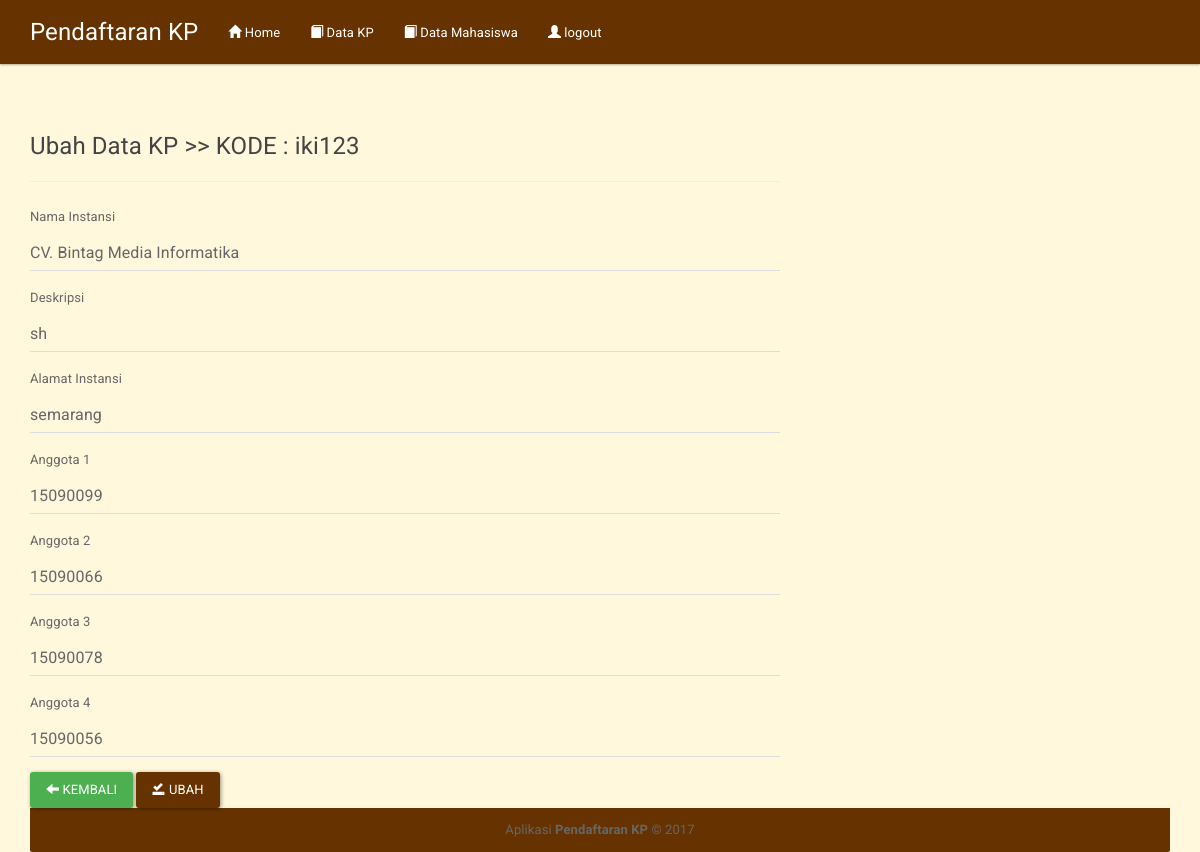
The page /ubah_kp.php?id=2 on the database its author committed.
### tables this page shows
CREATE TABLE `form_kp` (
  `id` int(3) NOT NULL,
  `kode` varchar(8) NOT NULL,
  `nama_ins` varchar(30) NOT NULL,
  `deskripsi` varchar(100) NOT NULL,
  `alamat_ins` varchar(100) NOT NULL,
  `anggota1` int(8) NOT NULL,
  `anggota2` int(8) NOT NULL,
  `anggota3` int(8) NOT NULL,
  `anggota4` int(8) NOT NULL
);

### includes/kp.inc.php (called while the page is built, shortened)
<?php
class kp{
	private $conn;
	private $table_name = "form_kp";
	public $id;
	public function __construct($db){
		$this->conn = $db;
	}
	function readOne_kp(){
		$query = "SELECT * FROM " . $this->table_name . " WHERE id=? LIMIT 0,1";
		$stmt = $this->conn->prepare( $query );
		$stmt->bindParam(1, $this->id);
		$stmt->execute();
		$row = $stmt->fetch(PDO::FETCH_ASSOC);
		$this->id = $row['id'];
		$this->kode = $row['kode'];
		$this->nama_ins = $row['nama_ins'];
		$this->deskripsi = $row['deskripsi'];
		$this->alamat_ins = $row['alamat_ins'];
		$this->anggota1 = $row['anggota1'];
		$this->anggota2 = $row['anggota2'];
		$this->anggota3 = $row['anggota3'];
		$this->anggota4 = $row['anggota4'];
	}
}
?>

### ubah_kp.php (the view, shortened to what this page needs)
<?php
include_once 'header.blade.php';
$id = isset($_GET['id']) ? $_GET['id'] : die('ERROR: missing ID.');
include_once 'includes/kp.inc.php';
$db = DB();
$eks = new kp($db);
$eks->id = $id;
$eks->readOne_kp();
?>
		<div class="row">
		  <div class="col-xs-12 col-sm-12 col-md-8">
		  	<div class="page-header">
			  <h4>Ubah Data KP >> KODE : <?php echo $eks->kode; ?></h4>
			</div>
			    <form method="post">
				  <div class="form-group">
				    <label for="nama_ins">Nama Instansi</label>
				    <input type="text" class="form-control" id="nama_ins" name="nama_ins" value="<?php echo $eks->nama_ins; ?>">
				  </div>
				  <div class="form-group">
				    <label for="deskripsi">Deskripsi</label>
				    <input type="text" class="form-control" id="deskripsi" name="deskripsi" value="<?php echo $eks->deskripsi; ?>">
				  </div>
				  <div class="form-group">
				    <label for="alamat_ins">Alamat Instansi</label>
				    <input type="text" class="form-control" id="alamat_ins" name="alamat_ins" value="<?php echo $eks->alamat_ins; ?>">
				  </div>
				  <div class="form-group">
				    <label for="anggota1">Anggota 1</label>
				    <input type="text" class="form-control" id="anggota1" name="anggota1" value="<?php echo $eks->anggota1; ?>">
				  </div>
				  <div class="form-group">
				    <label for="anggota2">Anggota 2</label>
				    <input type="text" class="form-control" id="anggota2" name="anggota2" value="<?php echo $eks->anggota2; ?>">
				  </div>
				  <div class="form-group">
				    <label for="anggota3">Anggota 3</label>
				    <input type="text" class="form-control" id="anggota3" name="anggota3" value="<?php echo $eks->anggota3; ?>">
				  </div>
				  <div class="form-group">
				    <label for="anggota4">Anggota 4</label>
				    <input type="text" class="form-control" id="anggota4" name="anggota4" value="<?php echo $eks->anggota4; ?>">
				  </div>
				  <button type="button" onclick="location.href='data_kp.php'" class="btn btn-success"><span class="glyphicon glyphicon-arrow-left"></span> Kembali</button>
				  <button type="submit" class="btn btn-primary"><span class="glyphicon glyphicon-saved"></span> Ubah</button>
				</form>
		  </div>
		</div>
		<?php
include_once 'footer.blade.php';
?>

### rows shown on the page
form_kp: kode "iki123", nama_ins "CV. Bintag Media Informatika", deskripsi "sh", alamat_ins "semarang", anggota1 "15090099", anggota2 "15090066", anggota3 "15090078", anggota4 "15090056"
